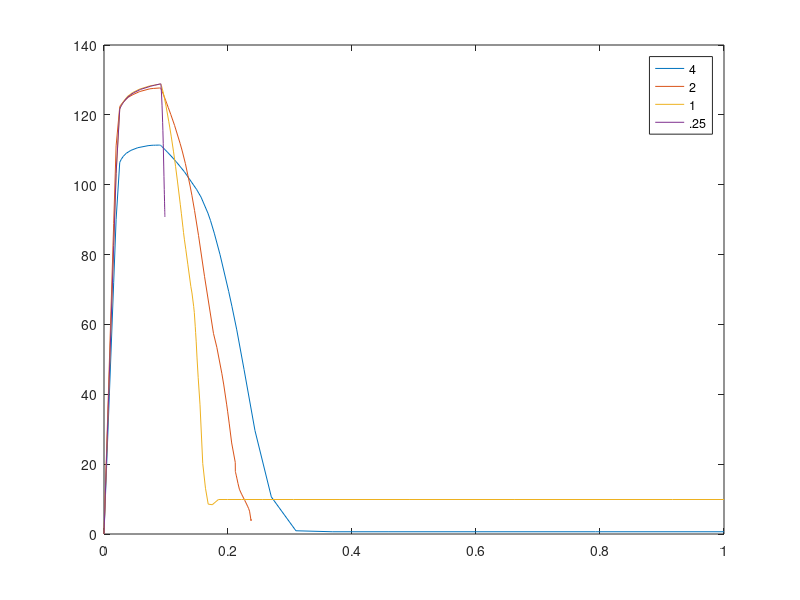

MATLAB code to generate this figure:
%data collection

size4Mesh.stressCrack = [0	0
0.015625	72.0829
0.0195313	90.0866
0.0253906	106.401
0.0275879	107.2
0.0308838	108.083
0.0358276	108.987
0.0432434	109.824
0.0543671	110.593
0.0710526	111.177
0.0773096	111.29
0.079656	111.303
0.0831756	111.32
0.088455	111.344
0.0889499	111.345
0.0896923	111.338
0.0899708	111.337
0.0900752	111.336
0.0902318	111.335
0.0902905	111.335
0.0903786	111.334
0.0904116	111.334
0.090424	111.334
0.0904286	111.334
0.0904356	111.333
0.0904461	111.332
0.0904617	111.331
0.0904853	111.33
0.0905205	111.329
0.0905734	111.326
0.0906528	111.322
0.0906826	111.32
0.0907272	111.316
0.0907942	111.31
0.0908946	111.3
0.0910453	111.282
0.0912713	111.256
0.0916104	111.216
0.0921189	111.14
0.0928817	111.011
0.0940259	110.813
0.0957423	110.511
0.0983167	110.051
0.102178	109.351
0.107971	108.261
0.11666	106.538
0.129693	103.702
0.149243	98.673
0.156575	96.4299
0.167571	91.8722
0.171695	89.7814
0.177881	86.1194
0.18716	79.9733
0.201078	69.462
0.206297	65.2015
0.214126	58.4548
0.225869	47.1085
0.243484	29.628
0.269906	10.6153
0.309539	0.92508
0.36899	0.643101
0.458165	0.643102
0.591928	0.643101
0.792572	0.643101
1	0.643101];

size2Mesh.stressCrack = [0	0
0.015625	88.9118
0.0195313	111.125
0.0253906	122.347
0.0268555	122.715
0.0283203	123.048
0.0305176	123.54
0.0338135	124.15
0.0387573	125.012
0.0461731	125.753
0.0572968	126.662
0.0739822	127.461
0.0802393	127.575
0.0896249	127.692
0.0905048	127.689
0.0908347	127.684
0.0909585	127.701
0.0910822	127.683
0.0912059	127.66
0.0913297	127.631
0.0915153	127.578
0.0917937	127.49
0.0922113	127.337
0.0928377	127.091
0.0937773	126.71
0.0951868	126.112
0.0973009	125.129
0.0980937	124.755
0.0992829	124.189
0.101067	123.336
0.103742	122.042
0.107756	120.088
0.113776	117
0.122807	111.795
0.126193	109.647
0.131273	106.044
0.138892	99.6264
0.14175	96.9798
0.146036	92.6221
0.152465	85.4586
0.162108	73.769
0.176573	57.426
0.181998	53.4446
0.190134	45.9005
0.193186	42.681
0.197762	37.1823
0.199479	34.9907
0.202053	31.5192
0.205915	26.0726
0.211708	20.5022
0.211843	17.8903
0.212047	17.7509
0.212352	17.5182
0.212811	17.1711
0.213498	16.6313
0.214529	15.7917
0.216075	14.4892
0.218395	12.8056
0.221875	11.4273
0.227094	9.60292
0.229051	8.91313
0.231987	7.79674
0.233088	7.35466
0.234739	6.54586
0.237216	3.7887
0.237216	4.27411];

size1Mesh.stressCrack = [0	0
0.015625	82.5564
0.0195313	103.184
0.0253906	121.798
0.0268555	122.465
0.0283203	122.931
0.0305176	123.588
0.0338135	124.403
0.0387573	125.391
0.0461731	126.369
0.0572968	127.36
0.0739822	128.303
0.0802393	128.489
0.0896249	128.768
0.0905048	128.795
0.0908347	128.805
0.0913297	128.82
0.0913761	128.821
0.0914457	128.823
0.0914718	128.824
0.0914816	128.824
0.0914914	128.825
0.0915012	128.825
0.0915109	128.825
0.0915207	128.827
0.0915305	128.825
0.0915403	128.823
0.091555	128.824
0.091577	128.823
0.09161	128.822
0.0916596	128.813
0.0917339	128.806
0.0918454	128.76
0.0920126	128.685
0.0922635	128.555
0.0926398	128.33
0.0932042	127.969
0.0940508	127.405
0.0953207	126.522
0.0972256	125.009
0.100083	122.49
0.104369	118.187
0.105976	116.518
0.108387	113.901
0.112003	109.611
0.113359	107.923
0.115394	105.279
0.118445	101.048
0.123022	94.405
0.124738	91.8294
0.127312	87.8317
0.128278	86.2873
0.129726	84.2289
0.131898	81.5134
0.135157	77.2541
0.140044	70.8787
0.141877	69.0085
0.144626	65.1609
0.145657	63.4044
0.147203	59.3223
0.147783	57.6389
0.148653	55.206
0.149958	50.6497
0.151915	44.7541
0.154851	36.9942
0.159255	20.1882
0.163659	13.1001
0.168062	8.54939
0.174668	8.38962
0.184576	9.87753
0.199439	9.87753
0.221733	9.87753
0.255173	9.87753
0.305334	9.87753
0.380576	9.87753
0.493438	9.87753
0.662732	9.87753
0.916673	9.87753
1	9.87753];

size25Mesh.stressCrack = [0	0
0.015625	82.6031
0.0195313	103.232
0.0253906	121.663
0.0268555	122.273
0.0283203	122.746
0.0297852	123.196
0.0319824	123.771
0.0352783	124.504
0.0402222	125.367
0.0476379	126.315
0.0587616	127.278
0.0754471	128.217
0.0817041	128.48
0.0910897	128.876
0.0913097	128.887
0.0913922	128.891
0.0915159	128.897
0.0915623	128.899
0.0915797	128.9
0.0916058	128.9
0.0916319	128.886
0.091658	128.861
0.0916972	128.795
0.0917559	128.687
0.091844	128.506
0.0919761	128.203
0.0921743	127.696
0.0924716	126.85
0.0929176	125.396
0.0935865	122.777
0.0945899	117.753
0.0949662	115.575
0.0955306	111.843
0.0963772	105.085
0.0966947	102.398
0.0971709	98.5849
0.0973495	97.2664
0.0976173	95.2708
0.0977178	94.5118
0.0978685	93.3688
0.097925	92.9334
0.0980097	92.2816
0.0980415	92.0318
0.0980892	91.6535
0.0981071	91.507
0.0981339	91.2823
0.098144	91.1931
0.098159	91.0542
0.0981647	90.9964
0.0981689	90.95
0.0981705	90.9311
0.0981729	90.9009
0.0981738	90.8883
0.0981751	90.8674
0.0981772	90.8782
0.0981772	90.7587];

plot(size4Mesh.stressCrack(:,1), size4Mesh.stressCrack(:,2),size2Mesh.stressCrack(:,1), size2Mesh.stressCrack(:,2),size1Mesh.stressCrack(:,1), size1Mesh.stressCrack(:,2),size25Mesh.stressCrack(:,1), size25Mesh.stressCrack(:,2))
legend('4','2','1','.25')
